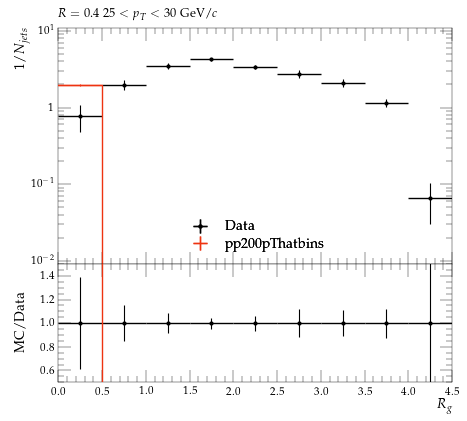

The script that saved this image:
#! /usr/bin/env python3

# This Python script was auto-generated using YODA v2.1.0.
# Analysis object: /STAR_2020_I1783875/d11-x01-y01
# Timestamp: 08-10-2025 (02:59:01)

import matplotlib as mpl
import matplotlib.pyplot as plt
mpl.use('Agg') # comment out for interactive use
import os
import numpy as np
from numpy import nan, inf

plotDir = os.path.split(os.path.realpath(__file__))[0]
if 'YODA_USER_PLOT_PATH' in globals():
    plot_outdir = globals()['YODA_USER_PLOT_PATH']
else:
    plot_outdir = plotDir

#plot style
plt.style.use(os.path.join(plotDir, '../default.mplstyle'))
# plot metadata
figW, figH = plt.rcParams['figure.figsize']
ax_xLabel = r'$R_{g}$'
ax_yLabel = r'$1/N_{jets}$'
ax_title  = r'$R=0.4 ~ 25 < p_{T} < 30$ GeV/$c$'
ax_xScale = 'linear'
ax_yScale = 'log'
xLims = (0.0, 4.5)
yLims = (0.009000000000000001, 11.0)

# TeX-friendly labels for the legend
labels = {
    'legend' : ([ r"Data", r"pp200pThatbins" ], r""),
}

# Adjust canvas width and height
canvasW = 10.0
canvasH = 9.0
figW *= canvasW/10.
figH *= canvasH/9.

# Create figure and axis objects
fig, (ax, ratio0_ax) = plt.subplots(2, 1, sharex=True,
                  figsize=(figW,figH), gridspec_kw={'height_ratios': (6.0, 3.0)})

# Set figure margins
plt.subplots_adjust(
    left   = 1.0 * plt.rcParams['figure.subplot.left'],
    right  = 1.0 * plt.rcParams['figure.subplot.right'],
    top    = 1.0 * plt.rcParams['figure.subplot.top'],
    bottom = 1.0 * plt.rcParams['figure.subplot.bottom'])

ratio0_ax.yaxis.set_major_locator(mpl.ticker.MultipleLocator(0.2))
ratio0_ax.set_ylim(0.5, 1.4999)
ratio0_ax.set_ylabel('MC/Data')

# the numerical data is stored in a separate file
dataf = dict()
prefix = os.path.split(__file__)[0]
if prefix:    prefix = prefix + '/'
exec(open(prefix+'d11-x01-y01__data.py').read(), dataf)


legend_handles = dict() # keep track of handles for the legend

# style options for curves
# starts at zorder>=5 to draw curve on top of legend
styles = {
  'Data': {
    'color' : 'black',
    'linestyle' : '-',
    'linewidth' : 1,
    'marker' : 'o',
    'markersize' : 2,
    'capsize' : 0.0,
    'zorder' : 5,
    'histstyle' : 0,
    'drawstyle' : 'steps-pre',
    'xerrorbars' : 1,
    'yerrorbars' : 1,
    'fillcolor' : None,
    'fillopacity' : 1.0,
    'ratio0_linestyle' : '-',
    'ratio0_linewidth' : 1,
    'ratio0_marker' : 'o',
    'ratio0_markersize' : 2,
    'ratio0_capsize' : 0.0,
    'ratio0_zorder' : 5,
    'ratio0_histstyle' : 0,
    'ratio0_drawstyle' : 'steps-pre',
    'ratio0_xerrorbars' : 1,
    'ratio0_yerrorbars' : 1,
  },
  'pp200pThatbins.yoda': {
    'color' : '#EE3311',
    'linestyle' : '-',
    'linewidth' : 1,
    'marker' : 'none',
    'markersize' : 2,
    'capsize' : 0.0,
    'zorder' : 6,
    'histstyle' : 1,
    'drawstyle' : 'steps-pre',
    'xerrorbars' : 1,
    'yerrorbars' : 1,
    'fillcolor' : None,
    'fillopacity' : 1.0,
    'ratio0_linestyle' : '-',
    'ratio0_linewidth' : 1,
    'ratio0_marker' : 'none',
    'ratio0_markersize' : 2,
    'ratio0_capsize' : 0.0,
    'ratio0_zorder' : 6,
    'ratio0_histstyle' : 1,
    'ratio0_drawstyle' : 'steps-pre',
    'ratio0_xerrorbars' : 1,
    'ratio0_yerrorbars' : 1,
  },
}

# curve from input yoda files in main panel
for label, yvals in dataf['yvals'].items():
    if all(np.isnan(v) for v in dataf['yvals'][label]):
        continue
    tmp = None
    if styles[label]['histstyle']: # draw as histogram
        xpos = dataf['xedges'][label] if styles[label]['drawstyle'] else dataf['xpoints'][label]
        ypos = np.insert(yvals, 0, yvals[0]) if styles[label]['drawstyle'] else yvals
        if styles[label]['fillcolor']: # fill area below curve
            ax.fill_between(xpos, ypos, step='pre',
                            color=styles[label]['fillcolor'],
                            alpha=styles[label]['fillopacity'])
        tmp, = ax.plot(xpos, ypos,
                       color=styles[label]['color'],
                       linestyle=styles[label]['linestyle'],
                       linewidth=styles[label]['linewidth'],
                       drawstyle=styles[label]['drawstyle'], solid_joinstyle='miter',
                       zorder=styles[label]['zorder'], label=label)
    tmp = ax.errorbar(dataf['xpoints'][label], yvals,
                      xerr=np.array(dataf['xerrs'][label])*styles[label]['xerrorbars'],
                      yerr=np.array(dataf['yerrs'][label])*styles[label]['yerrorbars'],
                      fmt=styles[label]['marker'], capsize=styles[label]['capsize'],
                      markersize=styles[label]['markersize'],
                      ecolor=styles[label]['color'],
                      color=styles[label]['color'], zorder=styles[label]['zorder'])
    tmp[-1][0].set_linestyle(styles[label]['linestyle'])
    tmp[-1][0].set_linewidth(styles[label]['linewidth'])
    if label in dataf['add_legend_handle']:  legend_handles[label] = tmp
    for varLabel in dataf['variation_yvals'].keys():
        if varLabel.startswith(label):
            tmp, = ax.plot(dataf['xedges'][label], dataf['variation_yvals'][varLabel],
                           color=styles[label]['color'],
                           linestyle=styles[label]['linestyle'],
                           linewidth=styles[label]['linewidth'],
                           drawstyle='steps-pre', solid_joinstyle='miter',
                           zorder=styles[label]['zorder'], alpha=0.5)


# plots on ratio panel
# curve from input yoda files in ratio panel
for label, yvals in dataf['ratio0_yvals'].items():
    if all(np.isnan(v) for v in yvals):
        continue
    if styles[label]['ratio0_histstyle']: # plot as histogram
        xpos = dataf['xedges']['Data'] if styles[label]['ratio0_drawstyle'] else dataf['xpoints']['Data']
        ypos = np.insert(yvals, 0, yvals[0]) if styles[label]['ratio0_drawstyle'] else yvals
        ratio0_ax.plot(xpos, ypos,
                       color=styles[label]['color'],
                       linewidth=styles[label]['linewidth'],
                       linestyle=styles[label]['ratio0_linestyle'],
                       drawstyle=styles[label]['ratio0_drawstyle'], zorder=styles[label]['zorder'],
                       solid_joinstyle='miter')
    tmp = ratio0_ax.errorbar(dataf['xpoints']['Data'], yvals,
                             xerr=np.array(dataf['ref_xerrs'])*styles[label]['ratio0_xerrorbars'],
                             yerr=np.array(dataf['ratio0_yerrs'][label])*styles[label]['ratio0_yerrorbars'],
                             fmt=styles[label]['ratio0_marker'], capsize=styles[label]['ratio0_capsize'],
                             markersize=styles[label]['ratio0_markersize'],
                             ecolor=styles[label]['color'],
                             color=styles[label]['color'])
    tmp[-1][0].set_linestyle(styles[label]['ratio0_linestyle'])
    tmp[-1][0].set_linewidth(styles[label]['ratio0_linewidth'])

    for varlabel in dataf['ratio0_variation_vals'].keys():
        if varlabel.startswith(label):
            ratio0_ax.plot(dataf['xedges']['Data'],
                            dataf['ratio0_variation_vals'][varlabel],
                            color=styles[label]['color'],
                            linestyle=styles[label]['linestyle'],
                            linewidth=styles[label]['linewidth'],
                            drawstyle='steps-pre', solid_joinstyle='miter',
                            zorder=1, alpha=0.5)

legend_items = list(legend_handles.values())
ax.add_artist(ax.legend(legend_items,
                        labels['legend'][0],
                        title=labels['legend'][1],
                        alignment='left',
                        loc='lower center',
                        bbox_to_anchor=(0.5, 0.0)))

# set plot metadata as defined above
ratio0_ax.set_xlabel(ax_xLabel)
ratio0_ax.xaxis.set_label_coords(1., -0.15)
ax.set_ylabel(ax_yLabel, ha='right', va='top')
ax.yaxis.set_label_coords(-0.11, 1.0)
ax.set_title(ax_title, loc='left')
ax.set_xscale(ax_xScale)
ax.set_yscale(ax_yScale)
ax.set_xlim(xLims)
ax.set_ylim(yLims)

# tick formatting
plt.rcParams['xtick.top'] = True
plt.rcParams['ytick.right'] = True
ax.yaxis.set_major_locator(mpl.ticker.LogLocator(base=10.0, numticks=np.inf))
ax.yaxis.set_minor_locator(mpl.ticker.LogLocator(
                           base=10.0, subs=np.arange(0.1, 1, 0.1), numticks=np.inf))
fig.align_ylabels((ax, ratio0_ax))
plt.savefig(os.path.join(plot_outdir, 'd11-x01-y01.pdf'), format='PDF')
plt.savefig(os.path.join(plot_outdir, 'd11-x01-y01.png'), format='PNG')

plt.close(fig)
